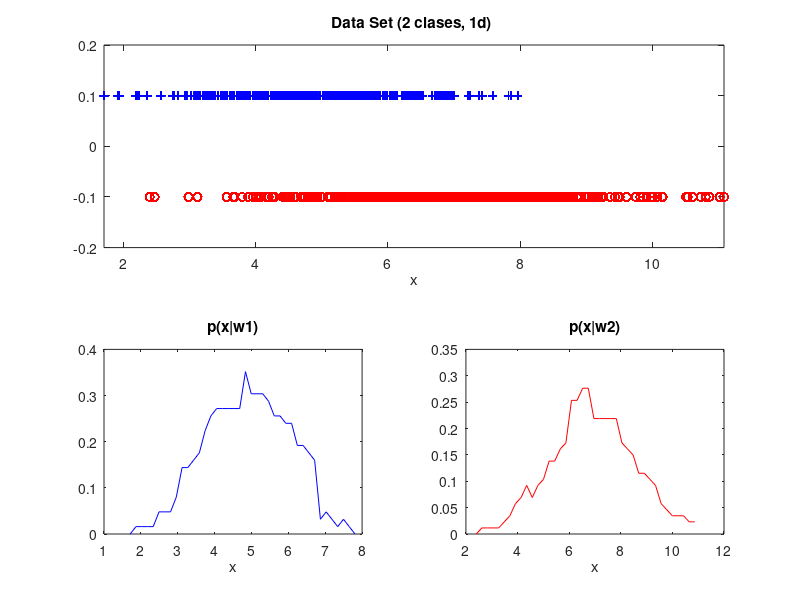

Source code (MATLAB):
clc; clearvars ; % close all;
figure
% Generar Datos Clase 1 (d=1)
randn('seed',0);
ND1=400; % Numero vectores 
mu1 = 5; % Promedio
SIG1 = 1.5; % Varianza
r1 = mvnrnd(mu1,SIG1,ND1); %data set Clase 1
minr1=min(r1);maxr1=max(r1);
% Generar Datos Clase 2 (d=1)
ND2=400; % Numero vectores
mu2 = 7;
SIG2 = 2.5;
r2 = mvnrnd(mu2,SIG2,ND2); %data set Clase 2
minr2=min(r2);maxr2=max(r2);

%Visualizacion datos
subplot(2,2,1:2);
plot(r1, 0.1*ones(ND1),'b+',r2,-0.1*ones(ND2),'ro'); xlabel('x');
axis([min([minr1 minr2]) max([maxr1 maxr2]) -0.2 0.2]); title('Data Set (2 clases, 1d) ')

%% DENSIDADES DE PROBABILIDAD CONDICIONAL DE CLASE p(x|w)
%p(x|w1)
% numero bins y particionamiento eje horizontal
%Nbin=ND1/20;
Nbin=ND1/10;
delta1=(maxr1-minr1)/Nbin; %longitud bin
eje1=[minr1: delta1 : maxr1-delta1];
pxw1a=hist(r1,Nbin)/(delta1*ND1); % Se divide por delta para obtener la densidad de probabilidad

pxw1 = medfilt1(pxw1a,5); %;%filtro mediana

%pxw1 =pxw1a;
subplot(2,2,3);
plot(eje1,pxw1,'b');title('p(x|w1)'); xlabel('x');

%p(x|w2)
% n�mero bins y particionamiento eje horizontal
%Nbin=ND2/20;
Nbin=ND2/10;
delta2=(maxr2-minr2)/Nbin;%longitud bin
eje2=[minr2: delta2 : maxr2-delta2];
pxw2a=hist(r2,Nbin)/(delta2*ND2);

pxw2 = medfilt1(pxw2a,5);

%pxw2=pxw2a;
subplot(2,2,4); 
plot(eje2,pxw2,'r');title('p(x|w2)'); xlabel('x');

